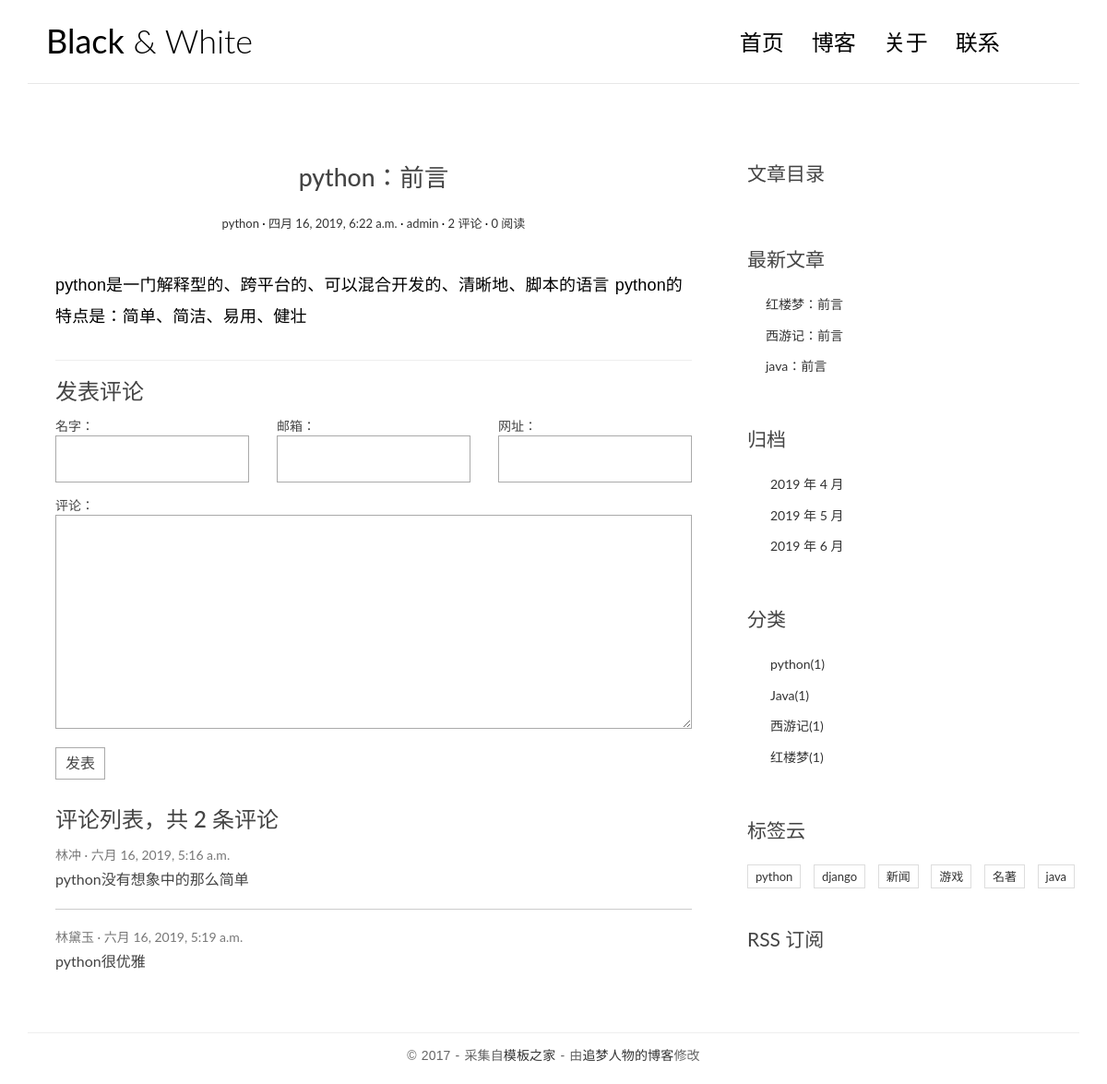
/single/1/, run on the app's committed database.
### blog/models.py (models this page shows, shortened)
class Article(models.Model):
    title=models.CharField(max_length=50)
    author=models.ForeignKey(User,on_delete=models.CASCADE)
    body=models.TextField()
    create_time=models.DateTimeField(auto_now=True)
    update_time=models.DateTimeField(auto_now_add=True)
    views=models.IntegerField(default=0)
    category=models.ForeignKey(Category,on_delete=models.CASCADE)
    tag=models.ManyToManyField(Tag)

class Category(models.Model):
    title=models.CharField(max_length=50)

class Tag(models.Model):
    title=models.CharField(max_length=50)

### comment/models.py (models this page shows, shortened)
class Comment(models.Model):
    name=models.CharField(max_length=50,verbose_name='名字：')
    create_time=models.DateTimeField(auto_now=True)
    content=models.TextField(max_length=500,verbose_name='评论：')
    article=models.ForeignKey(Article,on_delete=models.CASCADE)
    email=models.EmailField(blank=True,null=True,verbose_name='邮箱：')
    url=models.URLField(blank=True,null=True,verbose_name='网址：')

### blog/views.py (the view, shortened to what this page needs)
# urls.py: url('^single/(\d+)/$',SingleView.as_view(),name='single'),
class SingleView(View):
    def get(self,req,id):
        article=get_object_or_404(Article,pk=id)
        cf=CommentForms()
        md=markdown.Markdown(extensions=[
            'markdown.extensions.extra',
            'markdown.extensions.codehilite',
            'markdown.extensions.toc'
        ])
        article.body=md.convert(article.body)
        article.toc=md.toc
        return render(req,'blog/single.html',locals())

### blog/form.py
class CommentForms(forms.ModelForm):
    class Meta():
        model=Comment
        fields=['name','email','url','content']
        widget={'content':forms.Textarea}

### blog/templatetags/my_fun.py (called while the page is built)
@register.simple_tag
def newarticles():
    return Article.objects.all().order_by('-create_time')[:3]

@register.simple_tag
def time():
    return Article.objects.dates('create_time','month')

@register.simple_tag
def category():
    return Category.objects.all()

@register.simple_tag
def tag():
    return Tag.objects.all()

### template/blog/single.html (shortened to what this page needs)
{% extends 'blog/base.html' %}
{% block left %}
<article class="post post-1">
    <header class="entry-header">
        <h1 class="entry-title">{{article.title}}：前言</h1>
        <div class="entry-meta">
            <span class="post-category"><a href="#">{{article.category.title}}</a></span>
            <span class="post-date"><a href="#"><time class="entry-date"
                                                      datetime="2012-11-09T23:15:57+00:00">{{article.create_time}}</time></a></span>
            <span class="post-author"><a href="#">{{article.author}}</a></span>
            <span class="comments-link"><a href="#">{{article.comment_set.count}} 评论</a></span>
            <span class="views-count"><a href="#">{{article.views}} 阅读</a></span>
        </div>
    </header>
    <div class="entry-content clearfix">
        <p>{{article.body|safe}}</p>
    </div>
</article>
<section class="comment-area" id="comment-area">
    <hr>
    <h3>发表评论</h3>
    <form action="{% url 'blog:single' article.id %}" method="post" class="comment-form">
        <div class="row">
            <div class="col-md-4">
                {{cf.name.label}}
                {{cf.name}}
            </div>
            <div class="col-md-4">
                {{cf.email.label}}
                {{cf.email}}
            </div>
            <div class="col-md-4">
                {{cf.url.label}}
                {{cf.url}}
            </div>
            <div class="col-md-12">
                {{cf.content.label}}
                {{cf.content}}
                <button type="submit" class="comment-btn">发表</button>
            </div>
        </div>
    </form>
    <div class="comment-list-panel">
        <h3>评论列表，共 <span>{{article.comment_set.count}}</span> 条评论</h3>
        <ul class="comment-list list-unstyled">
            {% for comment in article.comment_set.all %}
                <li class="comment-item">
                    <span class="nickname">{{comment.name}}</span>
                    <time class="submit-date" datetime="2012-11-09T23:15:57+00:00">{{comment.create_time}}</time>
                    <div class="text">
                        {{comment.content}}
                    </div>
                </li>
            {% endfor %}
        </ul>
    </div>
</section>
{% endblock %}
{% block right %}
<div class="widget widget-content">
    <h3 class="widget-title">文章目录</h3>
</div>
{% endblock %}

### template/blog/base.html (shortened to what this page needs)
<!DOCTYPE html>
{% load my_fun %}
<html>
<head>
    <link rel="stylesheet" href="/static/css/bootstrap.min.css">
    <link rel="stylesheet" href="http://code.ionicframework.com/ionicons/2.0.1/css/ionicons.min.css">
    <link rel="stylesheet" href="/static/css/pace.css">
    <link rel="stylesheet" href="/static/css/custom.css">
</head>
<body>
<div class="container">
    <header id="site-header">
        <div class="row">
            <div class="col-md-4 col-sm-5 col-xs-8">
                <div class="logo">
                    <h1><a href="{% url 'blog:index' %}"><b>Black</b> &amp; White</a></h1>
                </div>
            </div>
            <div class="col-md-8 col-sm-7 col-xs-4">
                <nav class="main-nav" role="navigation">
                    <div class="collapse navbar-collapse" id="bs-example-navbar-collapse-1">
                        <ul class="nav navbar-nav navbar-right">
                            <li class="cl-effect-11"><a href="index.html" data-hover="首页">首页</a></li>
                            <li class="cl-effect-11"><a href="full-width.html" data-hover="博客">博客</a></li>
                            <li class="cl-effect-11"><a href="about.html" data-hover="关于">关于</a></li>
                            <li class="cl-effect-11"><a href="contact.html" data-hover="联系">联系</a></li>
                        </ul>
                    </div>
                </nav>
            </div>
        </div>
    </header>
</div>
<div class="content-body">
    <div class="container">
        <div class="row">
            <main class="col-md-8">
                {% block left %}{% endblock %}
            </main>
            <aside class="col-md-4">
                {% block right %}{% endblock %}
                <div class="widget widget-recent-posts">
                    <h3 class="widget-title">最新文章</h3>
                    <ul>
                        {% newarticles as articles %}
                        {% for article in articles %}
                            <li>
                                <a href="{% url 'blog:single' article.id %}">{{article.title}}：前言</a>
                            </li>
                        {% endfor %}
                    </ul>
                </div>
                <div class="widget widget-archives">
                    <h3 class="widget-title">归档</h3>
                    <ul>
                        {% time as times %}
                        {% for t in times %}
                            <li>
                                <a href="{% url 'blog:gui' t.year t.month %}">{{t.year}} 年 {{t.month}} 月</a>
                            </li>
                        {% endfor %}
                    </ul>
                </div>
                <div class="widget widget-category">
                    <h3 class="widget-title">分类</h3>
                    <ul>
                        {% category as categorys %}
                        {% for c in categorys %}
                            <li>
                                <a href="{% url 'blog:category' c.id %}">{{c.title}}<span class="post-count">({{c.article_set.count}})</span></a>
                            </li>
                        {% endfor %}
                    </ul>
                </div>
                <div class="widget widget-tag-cloud">
                    <h3 class="widget-title">标签云</h3>
                    <ul>
                        {% tag as tags %}
                        {% for t in tags %}
                            <li>
                                <a href="{% url 'blog:tag' t.id %}">{{t.title}}</a>
                            </li>
                        {% endfor %}
                    </ul>
                </div>
                <div class="rss">
                    <a href="{% url 'blog:rss' %}"> RSS 订阅</a>
                </div>
            </aside>
        </div>
    </div>
</div>
<footer id="site-footer">
    <div class="container">
        <div class="row">
            <div class="col-md-12">
                <p class="copyright">&copy 2017 - 采集自<a href="http://www.cssmoban.com/"
                                                        target="_blank" title="模板之家">模板之家</a>
                    - 由<a href="http://zmrenwu.com/" title="网页模板" target="_blank">追梦人物的博客</a>修改
                </p>
            </div>
        </div>
    </div>
</footer>
</body>
</html>

### static/css/custom.css (style rules this page uses)
* { outline: none; }
h1, h2, h3, h4, h5, h6 { margin-top: 0; }
b { font-weight: 400; }
a { color: #333; }
body { color: #444; font-family: 'Lato', sans-serif; }
p { font-family: 'Ubuntu', sans-serif; font-weight: 400; word-spacing: 1px; letter-spacing: 0.01em; }
#site-header { background-color: #FFF; padding: 25px 20px; margin-bottom: 40px; border-bottom: 1px solid #e7e7e7; }
.logo h1 a { color: #000; }
.logo h1 { margin: 0; font-family: 'Lato', sans-serif; font-weight: 300; }
.main-nav { margin-top: 11px; max-width: 95%; }
.main-nav a { color: #000000 !important; padding: 0 0 5px 0 !important; margin-right: 30px; font-family: 'Lato', sans-serif; font-weight: 300; font-size: 24px; }
.cl-effect-11 a { padding: 10px 0; color: #0972b4; text-shadow: none; }
.cl-effect-11 a::before { position: absolute; top: 0; left: 0; overflow: hidden; padding: 0 0 5px 0 !important; max-width: 0; border-bottom: 1px solid #000; color: #000; content: attr(data-hover); white-space: nowrap; -webkit-transition: max-width 0.5s; -moz-transition: max-width 0.5s; transition: max-width 0.5s; }
.content-body { padding-bottom: 4em; }
.post { background: #fff; padding: 30px 30px 0; }
.entry-title { text-align: center; font-size: 1.9em; margin-bottom: 20px; line-height: 1.6; padding: 10px 20px 0; }
.entry-meta { text-align: center; color: #DDDDDD; font-size: 13px; margin-bottom: 30px; }
.entry-content { font-size: 18px; line-height: 1.9; font-weight: 300; color: #000; }
.post-category::after, .post-date::after, .post-author::after, .comments-link::after { content: ' ·'; color: #000; }
.widget { background: #fff; padding: 30px 0 0; }
.widget-title { font-size: 1.5em; margin-bottom: 20px; line-height: 1.6; padding: 10px 0 0; font-weight: 400; }
.widget-recent-posts ul { padding: 0; margin: 0; padding-left: 20px; }
.widget-recent-posts ul li { list-style-type: none; position: relative; line-height: 170%; margin-bottom: 10px; }
.widget-recent-posts ul li::before { content: '\f3d3'; font-family: "Ionicons"; position: absolute; left: -17px; top: 3px; font-size: 16px; color: #000; }
.widget-archives ul { padding: 0; margin: 0; padding-left: 25px; }
.widget-archives ul li { list-style-type: none; position: relative; line-height: 170%; margin-bottom: 10px; }
.widget-archives ul li::before { content: '\f3f3'; font-family: "Ionicons"; position: absolute; left: -25px; top: 1px; font-size: 16px; color: #000; }
.widget-category ul { padding: 0; margin: 0; padding-left: 25px; }
.widget-category ul li { list-style-type: none; position: relative; line-height: 170%; margin-bottom: 10px; }
.widget-category ul li::before { content: '\f3fe'; font-family: "Ionicons"; position: absolute; left: -25px; top: 1px; font-size: 18px; color: #000; }
.widget-tag-cloud ul { padding: 0; margin: 0; margin-right: -10px; }
.widget-tag-cloud ul li { list-style-type: none; font-size: 13px; display: inline-block; margin-right: 10px; margin-bottom: 10px; padding: 3px 8px; border: 1px solid #ddd; }
.rss { font-size: 21px; margin-top: 30px; }
.rss a { color: #444; }
#site-footer { padding-top: 10px; padding: 0 0 1.5em 0; }
.copyright { text-align: center; padding-top: 1em; margin: 0; border-top: 1px solid #eee; color: #666; }
.contact-form input, .comment-form input { border: 1px solid #aaa; margin-bottom: 15px; width: 100%; padding: 15px 15px; font-size: 16px; line-height: 100%; transition: 0.4s border-color linear; }
.contact-form textarea, .comment-form textarea { border: 1px solid #aaa; margin-bottom: 15px; width: 100%; padding: 15px 15px; font-size: 16px; line-height: 20px !important; min-height: 183px; transition: 0.4s border-color linear; }
.comment-area { padding: 0 30px 0; }
.comment-form { margin-top: 15px; }
.comment-form .comment-btn { background-color: #fff; border: 1px solid #aaa; font-size: 16px; padding: 5px 10px; }
.comment-list-panel { margin-top: 30px; }
.comment-list { margin-top: 15px; }
.comment-item:not(:last-child) { border-bottom: 1px #ccc solid; margin-bottom: 20px; padding-bottom: 20px; }
.comment-item .nickname, .comment-item .submit-date { color: #777; font-size: 14px; }
.comment-item .nickname:after { content: ' ·'; }
.comment-item .text { padding-top: 5px; font-size: 16px; }

### data on the page
Article: title "python", category "python", create_time "四月 16, 2019, 6:22 a.m.", author "admin", comment_set.count "2", views "0", body "python是一门解释型的、跨平台的、可以混合开发的、清晰地、脚本的语言 python的特点是：简单、简洁、易用、健壮"
Comment: name "林冲", create_time "六月 16, 2019, 5:16 a.m.", content "python没有想象中的那么简单"
Comment: name "林黛玉", create_time "六月 16, 2019, 5:19 a.m.", content "python很优雅"
Article: title "红楼梦"
Article: title "西游记"
Article: title "java"
Category: title "python", article_set.count "1"
Category: title "Java", article_set.count "1"
Category: title "西游记", article_set.count "1"
Category: title "红楼梦", article_set.count "1"
Tag: title "python"
Tag: title "django"
Tag: title "新闻"
Tag: title "游戏"
Tag: title "名著"
Tag: title "java"

### other printed values
{{ cf.name.label }} "名字："
{{ cf.email.label }} "邮箱："
{{ cf.url.label }} "网址："
{{ cf.content.label }} "评论："
{{ t.year }} "2019" "2019" "2019"
{{ t.month }} "4" "5" "6"
